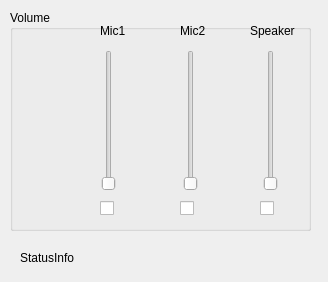
<?xml version="1.0" encoding="UTF-8"?>
<ui version="4.0">
 <class>Dialog</class>
 <widget class="QDialog" name="Dialog">
  <property name="enabled">
   <bool>true</bool>
  </property>
  <property name="geometry">
   <rect>
    <x>0</x>
    <y>0</y>
    <width>328</width>
    <height>282</height>
   </rect>
  </property>
  <property name="windowTitle">
   <string>Vocal Control</string>
  </property>
  <widget class="QLabel" name="label_status">
   <property name="geometry">
    <rect>
     <x>20</x>
     <y>250</y>
     <width>141</width>
     <height>16</height>
    </rect>
   </property>
   <property name="text">
    <string>StatusInfo</string>
   </property>
  </widget>
  <widget class="QGroupBox" name="groupBox">
   <property name="geometry">
    <rect>
     <x>10</x>
     <y>10</y>
     <width>301</width>
     <height>221</height>
    </rect>
   </property>
   <property name="title">
    <string>Volume</string>
   </property>
   <widget class="QSlider" name="verticalSlider_mic1">
    <property name="geometry">
     <rect>
      <x>88</x>
      <y>40</y>
      <width>21</width>
      <height>141</height>
     </rect>
    </property>
    <property name="orientation">
     <enum>Qt::Vertical</enum>
    </property>
   </widget>
   <widget class="QSlider" name="verticalSlider_mic2">
    <property name="geometry">
     <rect>
      <x>170</x>
      <y>40</y>
      <width>21</width>
      <height>141</height>
     </rect>
    </property>
    <property name="autoFillBackground">
     <bool>false</bool>
    </property>
    <property name="orientation">
     <enum>Qt::Vertical</enum>
    </property>
   </widget>
   <widget class="QLabel" name="label_mic2">
    <property name="geometry">
     <rect>
      <x>90</x>
      <y>10</y>
      <width>51</width>
      <height>21</height>
     </rect>
    </property>
    <property name="layoutDirection">
     <enum>Qt::LeftToRight</enum>
    </property>
    <property name="text">
     <string>Mic1</string>
    </property>
   </widget>
   <widget class="QLabel" name="label_mic1">
    <property name="geometry">
     <rect>
      <x>170</x>
      <y>10</y>
      <width>51</width>
      <height>21</height>
     </rect>
    </property>
    <property name="text">
     <string>Mic2</string>
    </property>
    <property name="scaledContents">
     <bool>false</bool>
    </property>
    <property name="wordWrap">
     <bool>false</bool>
    </property>
    <property name="margin">
     <number>0</number>
    </property>
   </widget>
   <widget class="QSlider" name="verticalSlider_speaker">
    <property name="geometry">
     <rect>
      <x>250</x>
      <y>40</y>
      <width>21</width>
      <height>141</height>
     </rect>
    </property>
    <property name="autoFillBackground">
     <bool>false</bool>
    </property>
    <property name="orientation">
     <enum>Qt::Vertical</enum>
    </property>
   </widget>
   <widget class="QLabel" name="label_speaker">
    <property name="geometry">
     <rect>
      <x>240</x>
      <y>10</y>
      <width>51</width>
      <height>21</height>
     </rect>
    </property>
    <property name="text">
     <string>Speaker</string>
    </property>
    <property name="scaledContents">
     <bool>false</bool>
    </property>
    <property name="wordWrap">
     <bool>false</bool>
    </property>
    <property name="margin">
     <number>0</number>
    </property>
   </widget>
   <widget class="QCheckBox" name="checkBox_mic1">
    <property name="geometry">
     <rect>
      <x>90</x>
      <y>190</y>
      <width>71</width>
      <height>16</height>
     </rect>
    </property>
    <property name="text">
     <string/>
    </property>
   </widget>
   <widget class="QCheckBox" name="checkBox_mic2">
    <property name="geometry">
     <rect>
      <x>170</x>
      <y>190</y>
      <width>31</width>
      <height>16</height>
     </rect>
    </property>
    <property name="text">
     <string/>
    </property>
   </widget>
   <widget class="QCheckBox" name="checkBox_speaker">
    <property name="geometry">
     <rect>
      <x>250</x>
      <y>190</y>
      <width>31</width>
      <height>16</height>
     </rect>
    </property>
    <property name="text">
     <string/>
    </property>
   </widget>
  </widget>
  <zorder>label_status</zorder>
  <zorder>groupBox</zorder>
  <zorder>radioButton_mic1</zorder>
 </widget>
 <layoutdefault spacing="6" margin="11"/>
 <resources/>
 <connections/>
</ui>
